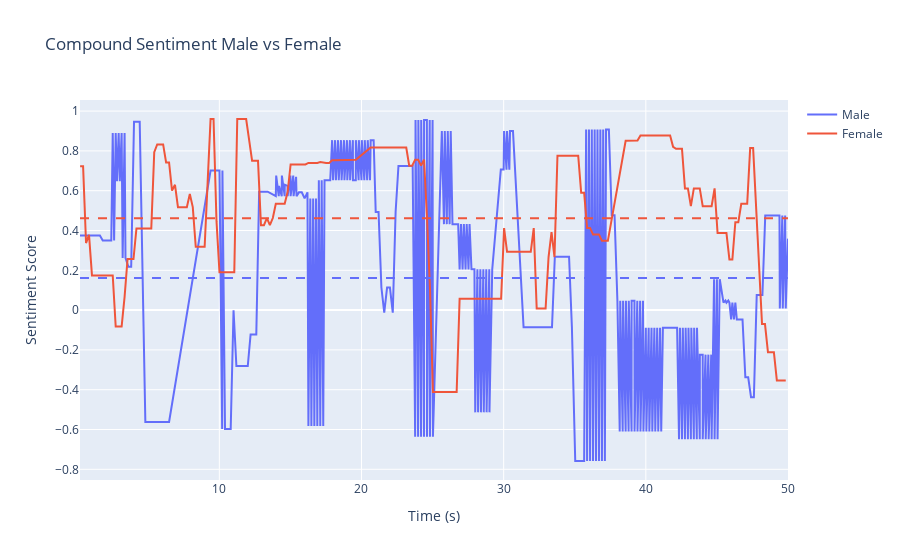

Write notebook code for a chart like this one.
### Code cell
def plot_sentiment(df1, df2, title):
    fig = go.Figure()
    
    fig.add_trace(go.Scatter(x=df1['time'], y=df1['compound_sentiment'], mode='lines', name='Male'))
    fig.add_trace(go.Scatter(x=df2['time'], y=df2['compound_sentiment'], mode='lines', name='Female'))
    
    fig.add_hline(y=np.nanmean(df1['compound_sentiment']), line_dash="dash", name='Male Mean', line_color='#636EFA')
    fig.add_hline(y=np.nanmean(df2['compound_sentiment']), line_dash="dash", name='Female Mean', line_color='#EF553B')
    
    fig.update_layout(
        xaxis=dict(title='Time (s)', showgrid=True),
        yaxis=dict(title='Sentiment Score', showgrid=True),
        title=title
        )
    
    fig.show()
# Plot mean sentiment distributions for male and female speakers
plot_sentiment(male_mean, female_mean, 'Compound Sentiment Male vs Female')

### Figure 1 — Plotly figure (JSON) as saved in the notebook; plotly's stock layout.template omitted (floating-point values rounded to 4 significant figures; data arrays with more than 128 entries replaced by an {"elided": "..."} marker saying what was removed)
{"data": [{"mode": "lines", "name": "Male", "type": "scatter", "x": {"elided": "327 float values"}, "y": {"elided": "327 float values"}}, {"mode": "lines", "name": "Female", "type": "scatter", "x": {"elided": "228 float values"}, "y": {"elided": "228 float values"}}], "layout": {"shapes": [{"line": {"color": "#636EFA", "dash": "dash"}, "name": "Male Mean", "type": "line", "x0": 0, "x1": 1, "xref": "x domain", "y0": 0.1615, "y1": 0.1615, "yref": "y"}, {"line": {"color": "#EF553B", "dash": "dash"}, "name": "Female Mean", "type": "line", "x0": 0, "x1": 1, "xref": "x domain", "y0": 0.4614, "y1": 0.4614, "yref": "y"}], "title": {"text": "Compound Sentiment Male vs Female"}, "xaxis": {"showgrid": true, "title": {"text": "Time (s)"}}, "yaxis": {"showgrid": true, "title": {"text": "Sentiment Score"}}}}
